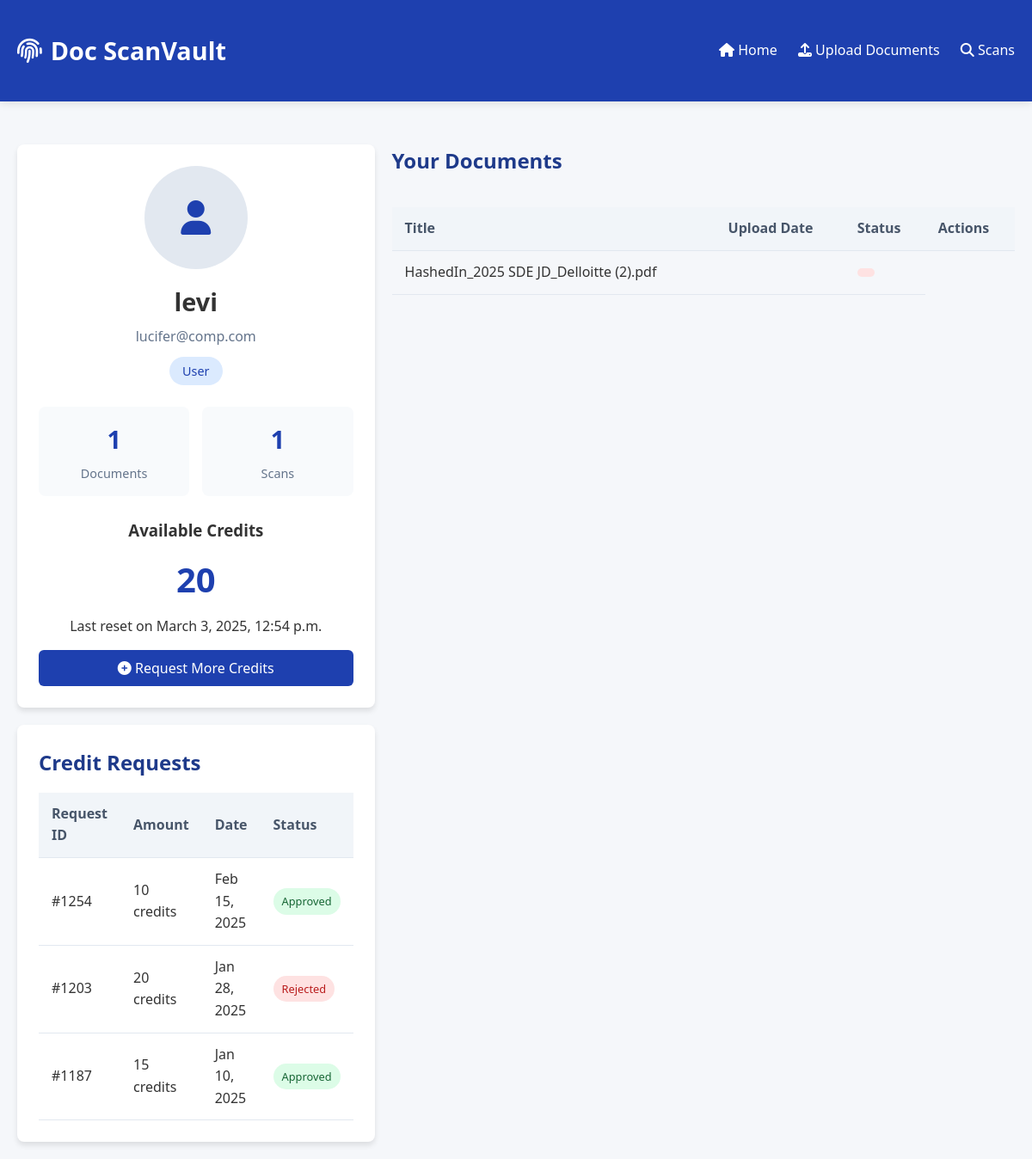
The app's page /user_profile/24/ with its own data.
### Doc_ScanVault/models.py (models this page shows, shortened)
class User(models.Model):
    User_id = models.AutoField(primary_key=True)  #autoincrement
    Username = models.CharField(max_length=50)
    email = models.EmailField(max_length=100)
    Passwords = models.CharField(max_length=256)
    role = models.CharField(max_length=20, choices=[
        ('admin', 'Admin'),
        ('user', 'User'),
    ])
    created_at = models.DateTimeField(auto_now_add=True)
    last_login = models.DateTimeField(null=True, blank=True)

class Credit(models.Model):
    user_id = models.IntegerField(primary_key=True)
    balance = models.IntegerField()
    last_reset_date = models.DateTimeField()
    class Meta:
        app_label = 'Doc_ScanVault'

class Document(models.Model):
    document_id = models.AutoField(primary_key=True)
    user_id = models.IntegerField()
    title = models.CharField(max_length=100)
    content = models.TextField()
    file_path = models.CharField(max_length=100)
    file_size = models.IntegerField()
    upload_date = models.DateTimeField(auto_now_add=True)
    content_hash = models.CharField(max_length=100)
    class Meta:
        app_label = 'Doc_ScanVault'

### Doc_ScanVault/views.py (the view, shortened to what this page needs)
# urls.py: path('user_profile/<int:user_id>/', views.user_profile, name='user_profile'),
def user_profile(request,user_id):
    if request.method == "GET":
        user = get_object_or_404(User, User_id=user_id)
        credit = get_object_or_404(Credit, user_id=user_id)
        reset_daily_credits(credit)
        documents = Document.objects.filter(user_id=user_id) .order_by('-upload_date')
        uploaded_count = documents.count()
        scanned_documents = set(ScanTransaction.objects.filter(document_id__in=documents.values_list('document_id', flat=True)).values_list('document_id', flat=True))
        scanned_count = len(scanned_documents)
        documents_data = [
            {
                'document_id': doc.document_id,
                'title': doc.title,
                'file_path': doc.file_path,
                'file_size': doc.file_size,
                'upload_date': doc.upload_date.strftime('%Y-%m-%d %H:%M:%S'),
                'content_hash': doc.content_hash,
                'scan_data': get_scan_data(doc.document_id)
            }
            for doc in documents
        ]
        print(len(documents))
        return render(request, 'Doc_ScanVault/profile.html',{'user': user,'credit':credit,'user_id': user_id, 'documents': documents_data ,'uploaded_count': uploaded_count,
        'scanned_count': scanned_count,})

### Doc_ScanVault/views.py (called while the page is built)
def reset_daily_credits(credit):
    now = timezone.now()
    if now.date() > credit.last_reset_date.date():
        credit.balance = 20
        credit.last_reset_date = timezone.now()
        credit.save()

def get_scan_data(document_id):
    try:
        scan = ScanTransaction.objects.filter(document_id=document_id).latest('scan_date')
        return {
            'scan_id': scan.scan_id,
            'scan_date': scan.scan_date.strftime('%Y-%m-%d %H:%M:%S'),
            'credits_used': scan.credits_used,
        }
    except ScanTransaction.DoesNotExist:
        return None

### Doc_ScanVault/templates/Doc_ScanVault/profile.html (shortened to what this page needs)
<!DOCTYPE html>
<html lang="en">
<head>
    <link rel="stylesheet" href="https://cdnjs.cloudflare.com/ajax/libs/font-awesome/6.4.0/css/all.min.css">
</head>
<body>
    <header>
        <div class="container header-content">
            <div class="logo">
                <i class="fas fa-fingerprint"></i>Doc ScanVault
            </div>
            <div class="nav-links">
                <a href="/"><i class="fas fa-home"></i> Home</a>
                <a href="{% url 'upload' user_id=user_id %}"><i class="fas fa-upload"></i> Upload Documents</a>
                <a href="/scans"><i class="fas fa-search"></i> Scans</a>
            </div>
        </div>
    </header>
    <div class="container">
        <div class="profile-container">
            <div class="profile-card">
                <div class="profile-header">
                    <div class="profile-avatar">
                        <i class="fas fa-user"></i>
                    </div>
                    <h2 class="profile-name">{{ user.Username }}</h2>
                    <p class="profile-email">{{ user.email }}</p>
                    <span class="profile-role">{{ user.role }}</span>
                </div>
                <div class="profile-stats">
                    <div class="stat-card">
                        <div class="stat-number">{{ uploaded_count }}</div>
                        <div class="stat-label">Documents</div>
                    </div>
                    <div class="stat-card">
                        <div class="stat-number">{{ scanned_count }}</div>
                        <div class="stat-label">Scans</div>
                    </div>
                </div>
                <div class="credits-container">
                    <h3>Available Credits</h3>
                    <div class="credits-balance">{{ credit.balance }}</div>
                    <p>Last reset on {{ credit.last_reset_date }}</p>
                    <button id="requestCreditsBtn" class="request-credits-btn">
                        <i class="fas fa-plus-circle"></i> Request More Credits
                    </button>
                </div>
            </div>
            <div class="activity-section">
                <h2 class="section-title">Your Documents</h2>
                {% if documents %}
                <table class="activity-table">
                    <thead>
                        <tr>
                            <th>Title</th>
                            <th>Upload Date</th>
                            <th>Status</th>
                            <th>Actions</th>
                        </tr>
                    </thead>
                    <tbody>
                        {% for doc in documents %}
                        <tr>
                            <td>{{ doc.title }}</td>
                            <td>{{ doc.upload_date|date:"F j, Y" }}</td>
                            <td>
                                <span class="status-badge
                                    {% if doc.status == 'Pending' %}status-pending{% elif doc.status == 'Approved' %}status-approved{% else %}status-rejected{% endif %}">
                                </span>
                            </td>
                        </tr>
                        {% endfor %}
                    </tbody>
                </table>
                {% else %}
                <p>No documents uploaded yet.</p>
                {% endif %}
            </div>
                <div class="profile-card">
                    <h3 class="section-title">Credit Requests</h3>
                    <table class="activity-table">
                        <thead>
                            <tr>
                                <th>Request ID</th>
                                <th>Amount</th>
                                <th>Date</th>
                                <th>Status</th>
                            </tr>
                        </thead>
                        <tbody>
                            <tr>
                                <td>#1254</td>
                                <td>10 credits</td>
                                <td>Feb 15, 2025</td>
                                <td><span class="status-badge status-approved">Approved</span></td>
                            </tr>
                            <tr>
                                <td>#1203</td>
                                <td>20 credits</td>
                                <td>Jan 28, 2025</td>
                                <td><span class="status-badge status-rejected">Rejected</span></td>
                            </tr>
                            <tr>
                                <td>#1187</td>
                                <td>15 credits</td>
                                <td>Jan 10, 2025</td>
                                <td><span class="status-badge status-approved">Approved</span></td>
                            </tr>
                        </tbody>
                    </table>
                </div>
            </div>
        </div>
</body>
</html>

### Doc_ScanVault/templates/Doc_ScanVault/profile.html (style rules this page uses)
* { margin: 0; padding: 0; box-sizing: border-box; font-family: 'Segoe UI', Tahoma, Geneva, Verdana, sans-serif; }
body { background-color: #f5f7fa; color: #333; line-height: 1.6; }
.container { max-width: 1200px; margin: 0 auto; padding: 20px; }
header { background-color: #1e40af; color: white; padding: 1rem 0; box-shadow: 0 2px 10px rgba(0, 0, 0, 0.1); }
.header-content { display: flex; justify-content: space-between; align-items: center; }
.logo { font-size: 1.8rem; font-weight: bold; }
.logo i { margin-right: 10px; }
.nav-links a { color: white; text-decoration: none; margin-left: 20px; transition: opacity 0.3s; }
.profile-container { display: grid; grid-template-columns: 1fr 2fr; gap: 20px; margin-top: 30px; }
.profile-card { background-color: white; border-radius: 8px; box-shadow: 0 4px 6px rgba(0, 0, 0, 0.1); padding: 25px; }
.profile-header { text-align: center; margin-bottom: 25px; }
.profile-avatar { width: 120px; height: 120px; border-radius: 50%; background-color: #e2e8f0; display: flex; align-items: center; justify-content: center; margin: 0 auto 15px; color: #1e40af; font-size: 2.5rem; }
.profile-name { font-size: 1.8rem; font-weight: bold; margin-bottom: 5px; }
.profile-email { color: #64748b; margin-bottom: 5px; }
.profile-role { display: inline-block; background-color: #dbeafe; color: #1e40af; padding: 5px 15px; border-radius: 20px; font-size: 0.9rem; margin-top: 5px; }
.profile-stats { display: grid; grid-template-columns: 1fr 1fr; gap: 15px; margin: 25px 0; }
.stat-card { background-color: #f8fafc; border-radius: 8px; padding: 15px; text-align: center; }
.stat-number { font-size: 1.8rem; font-weight: bold; color: #1e40af; margin-bottom: 5px; }
.stat-label { color: #64748b; font-size: 0.9rem; }
.credits-container { margin-top: 20px; text-align: center; }
.credits-balance { font-size: 2.5rem; font-weight: bold; color: #1e40af; margin: 10px 0; }
.request-credits-btn { background-color: #1e40af; color: white; border: none; padding: 10px 20px; border-radius: 6px; font-size: 1rem; cursor: pointer; transition: background-color 0.3s; width: 100%; margin-top: 15px; }
.activity-section { display: flex; flex-direction: column; gap: 20px; }
.section-title { font-size: 1.5rem; margin-bottom: 15px; color: #1e3a8a; }
.activity-table { width: 100%; border-collapse: collapse; }
.activity-table th, .activity-table td { padding: 12px 15px; text-align: left; border-bottom: 1px solid #e2e8f0; }
.activity-table th { background-color: #f1f5f9; font-weight: 600; color: #475569; }
.status-badge { display: inline-block; padding: 5px 10px; border-radius: 20px; font-size: 0.8rem; text-align: center; }
.status-approved { background-color: #dcfce7; color: #166534; }
.status-rejected { background-color: #fee2e2; color: #b91c1c; }

### records on screen
User: Username "levi", email "lucifer@comp.com", role "User"
Credit: balance "20", last_reset_date "March 3, 2025, 12:54 p.m."
Document: title "HashedIn_2025 SDE JD_Delloitte (2).pdf"

### other values on screen
{{ uploaded_count }} "1"
{{ scanned_count }} "1"
